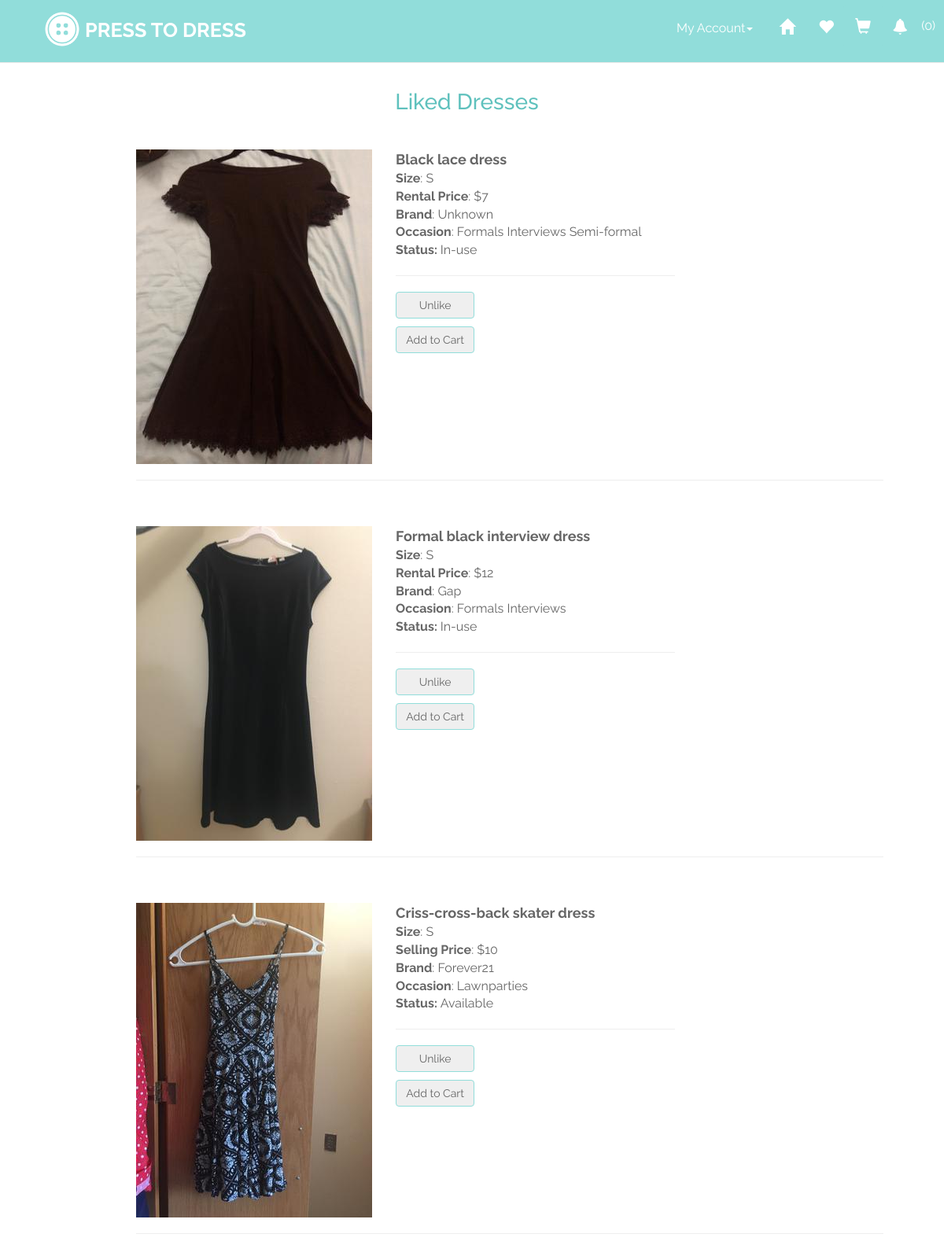
The page /liked/ (signed in) on the database its author committed.
### tables/models.py (models this page shows, shortened)
class Collection(models.Model):
    photo = models.ImageField(upload_to='dresses', blank=True)
    size = models.CharField(max_length=10)
    brand = models.CharField(max_length=20)
    occasions = models.CharField(max_length=70)
    price = models.IntegerField()
    title = models.CharField(max_length=50)
    condition = models.CharField(max_length=30)
    in_use = models.BooleanField(default=False)
    for_sale = models.BooleanField(default=False)
    total_likes = models.IntegerField()
    prev_photoname  = None
    seller = models.ForeignKey(UserInfo, related_name='Seller', on_delete=models.CASCADE)
    def __init__(self, *args, **kwargs):
        super(Collection, self).__init__(*args, **kwargs)
        self.prev_photoname  = self.photo.name

### tables/views.py (the view)
# urls.py: url(r'liked/$', views.get_liked, name = 'liked'),
@login_required
def get_liked(request):
    u = UserInfo.objects.get(username = request.user.username)
    my_liked = Notifications.objects.filter(text__contains = u.username + " liked")
    notif_list = Notifications.objects.filter(to_notify = u)
    notif_list = reversed(notif_list)
    notif_unseen = Notifications.objects.filter(to_notify = u, seen = False)
    my_dresses = [ ]
    dresses = Collection.objects.all()
    for d in dresses:
        temp = my_liked.filter(text__contains = "liked " + d.title.lower() + "!")
        for t in temp:
            my_dresses.append(d)
    return render(request, 'liked.html', {'filter': my_dresses, 'notifications': notif_list, 'unseen': notif_unseen})

### templates/liked.html (shortened to what this page needs)
{% extends 'base_feed.html' %}
{% block content %}
<h1 style="text-align: center; font-size: 28px; color:#5FC1BD; line-height: 60px; font-family: 'Raleway', sans-serif; padding-top:80px;">Liked Dresses</h1>
<div class="col-md-6 col-md-6" id = "container" style="width: 800px; left: 80px; float: left; display: inline-block; top: 20px; margin-left: 4%;">
<ul class="list-unstyled">
  {% for dress in filter %}
    <div class="col-md-6 col-md-6" style="width: 330px;">
      <li><p><img style="width: 300px; height: 400px;" src="/media/{{dress.photo.name}}"></li>
      <hr class="half-rule"/>
    </div>
    <div class="col-md-6 col-md-6" style="padding-bottom: 220px;">
      <b style="font-size:18px;">{{dress.title}}</b>
      <br>
      <b>Size</b>: {{dress.size}}
      {% if dress.for_sale %}
        <br><b>Selling Price</b>: ${{dress.price}}
      {% else %}
        <br><b>Rental Price</b>: ${{dress.price}}
      {% endif %}
      <br><b>Brand</b>: {{dress.brand}}
      <br><b>Occasion</b>: {{dress.occasions}}
      {% if dress.in_use %}
      <br><b>Status: </b>In-use
      {% else %}
      <br><b>Status: </b>Available
      {% endif %}
      <br></li></p>
      <hr />
      <form method="post" action="/unlike/" data-ajax="false">
      <button class="btn" type="submit" id="dress_title" name="dress_title"  value="{{dress.title}}" style="border: 1px solid #91DDDA; width:100px; margin-bottom: 10px;">Unlike</button>
      </form>
      {% if dress.in_use %}
        <button class="btn" onclick="inuse()" type="submit" id="dress_id" name="dress_id" value="{{dress.id}}"style="border: 1px solid #91DDDA; width:100px">Add to Cart</button>
      {% else %}
      <form method="post" action="/addtocart/" data-ajax="false">
        <button class="btn" onclick="added()" type="submit" id="dress_id" name="dress_id" value="{{dress.id}}"style="border: 1px solid #91DDDA; width:100px">Add to Cart</button>
      </form>
      {% endif %}
    </div>
  {% endfor %}
  </ul>
</div>
{% endblock %}

### templates/base_feed.html (shortened to what this page needs)
{% load static %}
<!DOCTYPE html>
<html>
  <head>
    <link href="//netdna.bootstrapcdn.com/bootstrap/3.2.0/css/bootstrap.min.css" rel="stylesheet" id="bootstrap-css">
  </head>
  <body>
    <nav class="navbar navbar-default navbar-fixed-top" style="height:80px; background-color: #91DDDA;" role="navigation">
    <div class="container">
      <a href="/about/"><img class = "topleft" src="/media/logo.png"></a>
      <label class="navbar-brand" style = "color:#ffffff; font-size:180%;  position: absolute; left: 9%; top: 17%; font-family: 'Raleway', sans-serif">PRESS TO DRESS</label>
    </div>
    <div class="collapse navbar-collapse" id="bs-slide-dropdown" style="display:inline;">
        <ul class="nav navbar-nav navbar-right">
          <li style="margin-top:2.75%; right: -6%;"><a type="button" href="/feed/" class="btn btn-default" aria-label="Likes" style="font-size:20px; border: 1px solid #91DDDA; background-color: transparent; color: white;" >
                <span class="glyphicon glyphicon-home"></span></a>
          </li>
          <li style="margin-top: 2.75%; right: -5%;"><a type="button" href="/viewliked/" class="btn btn-default" aria-label="Likes" style="font-size:20px; border: 1px solid #91DDDA; background-color: transparent; color: white;">
                <span class="glyphicon glyphicon glyphicon-heart"></span></a>
          </li>
          <li style="margin-top: 2.75%; right: -3.5%;"><a type="button" href="/viewcart/" class="btn btn-default" aria-label="Cart" style="font-size:20px; border: none; background-color: #91DDDA; color: white;">
                <span class="glyphicon glyphicon-shopping-cart"></span></a>
          </li>
          <li class="dropdown" style="margin-top: 2.75%; right: -2%;">
            <a type="button" href="/seen/" class="dropdown-toggle" data-toggle="dropdown" role="button" aria-haspopup="true" aria-expanded="false" aria-label="Notifications" style="font-size:20px; border: 1px solid #91DDDA; background-color: transparent; color: white;">
                <span class="glyphicon glyphicon glyphicon-bell"></span></a>
        </li>
        <li style="margin-top: 3.25%; right: 3.5%;"><a class="text" aria-label="num_notif" style="font-size:16px; background-color: transparent; color: white;">
            ({{ unseen|length }})
        </li>
        </ul>
        <ul class="nav navbar-nav navbar-right">
        <li class="dropdown">
            <a href="#" class="dropdown-toggle text" data-toggle="dropdown" style="color:#ffffff; margin-top: -23%; right: -12%; background-color: #91DDDA;">My Account<span class="caret"></span></a>
          </li>
          </ul>
      </div>
  </nav>
  <div class="container text">
     {% block content %}
     {% endblock %}
</div>
</body>
</html>

### templates/base_feed.html (style rules this page uses)
.text { font-size: 16px; color:#666666; font-family: 'Raleway', sans-serif; margin-bottom:10px; padding-left: 2px; }
.topleft { position: absolute; top: 15%; left: 4.5%; width:50px; height:50px; }

### templates/liked.html (style rules this page uses)
.half-rule { margin-left: 0; text-align: left; width: 950px; }

### rows shown on the page
Collection: photo.name (picture), title "Black lace dress", size "S", price "7", brand "Unknown", occasions "Formals Interviews Semi-formal", shows "Status:", in_use "In-use", {{ dress.id }} 48 (drawn)
Collection: photo.name (picture), title "Formal black interview dress", size "S", price "12", brand "Gap", occasions "Formals Interviews", shows "Status:", in_use "In-use", {{ dress.id }} 63 (drawn)
Collection: photo.name (picture), title "Criss-cross-back skater dress", size "S", price "10", brand "Forever21", occasions "Lawnparties", shows "Status:", in_use "Available", {{ dress.id }} 235 (drawn)

### other values the page prints
{{ unseen|length }} "0"
